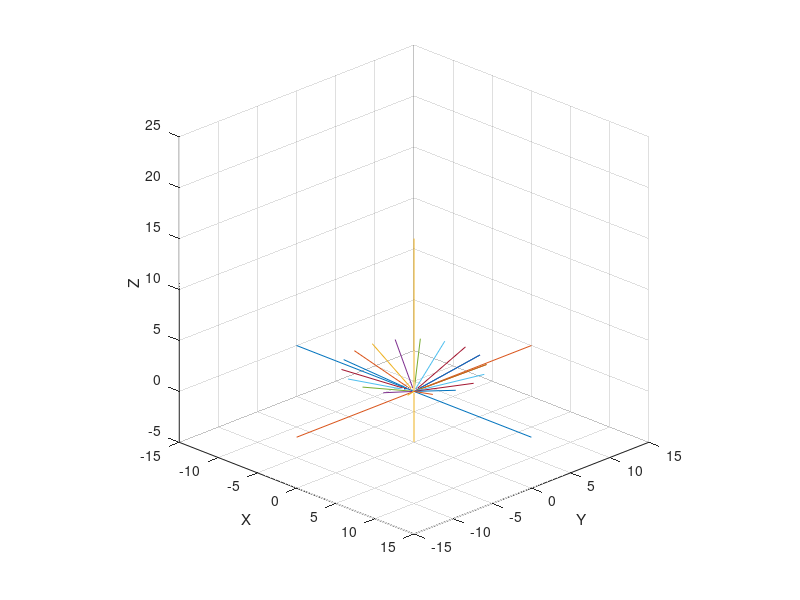

Here is the MATLAB script that generated this plot:
function [varargout] = rotat2(varargin)

clc; close all; clear all;

%==================================================%
%					SETUP
%--------------------------------------------------%

if nargin == 2
	rot=varargin{1};
	azel=varargin{2};
	do2D=0; do3D=1;
elseif nargin == 1 
	rot=varargin{1};
	azel = [-60 25];
	do2D=0; do3D=1;
else
	rot = [10 0];
	rot1 = rot;
	azel = [-60 25];
	do2D=0; do3D=1;
	sz = [2.5e-3 2.5e-3 1.6 1.2];
end




%==================================================%
%					3D ROTATION
%--------------------------------------------------%
if do3D
%------------



% STARTING ACTIN FILAMENT SETUP
%---------------------------------------------%
% unitsratio('rad', 'deg')
rad2dg = 180/pi;
dg2rad = 1/(180/pi);
rad360 = 2*pi;

% PHI THETA PSY EULER ANGLES
%---------------------------
phi = 20;			% Phi Z Rotation
tta = 0;			% Theta X Rotation
psy = 0;			% Psy Z Rotation
%---

phi=phi*dg2rad;
tta=tta*dg2rad;
psy=psy*dg2rad;


% XYZ VECTOR LOCATION
%---------------------------
Origin = [0; 0; 0];	% XYZ Origin 
Tip = [0; 0; 7];	% XYZ Tip
%---

Length = sqrt(sum((Tip - Origin).^2));
% nFils = round(rad360 / (sqrt(tta^2+phi^2+psy^2)/1.5));
% nFils = round(rad360 / tta);
nFils = 20;
%---------------------------------------------%


Origin = ARxFun(Origin, 0, 0, 0);
Tip = ARxFun(Tip, 0, (70*dg2rad), 0);


%---------------------------------------------%
Oxyz0 = Origin;
Txyz0 = Tip;
for iFil = 1:nFils
	
	[Oxyz1] = ARxFun(Oxyz0, phi, tta, psy);
	[Txyz1] = ARxFun(Txyz0, phi, tta, psy);
	
	%------------------
	% OTm = (Oxyz1 - Oxyz0);
	% Oxyz1 = Oxyz1 - OTm;
	% Txyz1 = Txyz1 - OTm;
	%------------------
	
	Oxyz(:,iFil) = Oxyz1;
	Txyz(:,iFil) = Txyz1;
	Oxyz0 = Oxyz1;
	Txyz0 = Txyz1;

end
%---------------------------------------------%


%{
%---------------------------------------------%
phi = 0;			% Phi Z Rotation
tta = -70;			% Theta X Rotation
psy = 0;			% Psy Z Rotation
phi=phi*dg2rad;
tta=tta*dg2rad;
psy=psy*dg2rad;
%---

for iFil = 1:nFils
	
	[Oxyz1] = ARxFun(Oxyz0, phi, tta, psy);
	[Txyz1] = ARxFun(Txyz0, phi, tta, psy);
	
	%------------------
	% OTm = (Oxyz1 - Oxyz0);
	% Oxyz1 = Oxyz1 - OTm;
	% Txyz1 = Txyz1 - OTm;
	%------------------
	
	Oxyz(:,iFil) = ARxFun(Oxyz(:,iFil), phi, tta, psy);
	Txyz(:,iFil) = ARxFun(Txyz(:,iFil), phi, tta, psy);
	
	% Txyz(3,iFil) = abs(Txyz(3,iFil));
	
end
%---------------------------------------------%
%}




sFilO = [-15 0 0; 0 -15 0; 0 0 -5];
sFilT = [15 0 0; 0 15 0; 0 0 15];
Oxyz = cat(2,sFilO,Oxyz);
Txyz = cat(2,sFilT,Txyz);

%---------------------------------------------%
for nfil = 1:numel(Oxyz(1,:))
OT(nfil).x = [Oxyz(1,nfil); Txyz(1,nfil)];
OT(nfil).y = [Oxyz(2,nfil); Txyz(2,nfil)];
OT(nfil).z = [Oxyz(3,nfil); Txyz(3,nfil)];
end
OTx = [OT(:).x];
OTy = [OT(:).y];
OTz = [OT(:).z];
%------------------
OTxR = abs(OTx(2,:) - OTx(1,:));
OTyR = abs(OTy(2,:) - OTy(1,:));
OTzR = abs(OTz(2,:) - OTz(1,:));
for rlen = 1:numel(OTx(1,:))
flen(rlen) = sqrt(OTxR(rlen)^2 + OTyR(rlen)^2 + OTzR(rlen)^2);
OT(rlen).flen = flen(rlen);
end
OTflen = [OT(:).flen];
disp([Length OTflen]')
%------------------


%------------------
FigAnime(OTx, OTy, OTz);
%------------------


%----------------------------------------
end
%==================================================%




%==================================================%
% OTx = [OT(:).x];
% OTy = [OT(:).y];
% OTz = [OT(:).z];
% OTflen = [OT(:).flen];
% varargout = {OTx, OTy, OTz, OTflen};

varargout = {OT};
%==================================================%

end



%{

% F1
%------------------
Oxyz1 = Origin;
Txyz1 = Tip;
% Oxyz1 = rotfun(Origin, phi, tta, psy);
% Txyz1 = rotfun(Tip, phi, tta, psy);
%------------------


% F2
%------------------
Oxyz2 = rotfun(Oxyz1, phi, tta, psy);
Txyz2 = rotfun(Txyz1, phi, tta, psy);
%---
% OTcor = (Oxyz2 - Oxyz1);
% Oxyz2 = Oxyz2 - OTcor;
% Txyz2 = Txyz2 - OTcor;
%------------------


% F3
%------------------
% Oxyz3 = rotfun(Txyz2, phi, tta, psy);
% Txyz3 = rotfun(Txyz2+1, phi, tta, psy);
% %---
% OTcor = (Oxyz3- Oxyz2);
% Oxyz3 = Oxyz3 - OTcor;
% Txyz3 = Txyz3 - OTcor;
%------------------
[Oxyz3 OARx OQ OQRx] = ARxFun(Oxyz2, phi, tta, psy);
[Txyz3 TARx TQ TQRx] = ARxFun(Txyz2, phi, tta, psy);
%------------------


% F4
%------------------
[Oxyz4 OARx OQ OQRx] = ARxFun(Oxyz3, phi, tta, psy);
[Txyz4 TARx TQ TQRx] = ARxFun(Txyz3, phi, tta, psy);
%------------------
%---
% R = Length;
% Tx = R * sind(tta) * cosd(phi) + Ox;
% Ty = R * sind(tta) * sind(phi) + Ox;
% Tz = R * cosd(tta) + Oz;
%------------------




% fDPhi = @(xyz,phi) ([cos(phi) sin(phi) 0; -sin(phi) cos(phi) 0; 0 0 1] * xyz);
% fCTta = @(xyz,tta) ([1 0 0; 0 cos(tta) sin(tta); 0 -sin(tta) cos(tta)] * xyz);
% fBPsy = @(xyz,psy) ([cos(psy) sin(psy) 0; -sin(psy) cos(psy) 0; 0 0 1] * xyz);

Tx = R * sind(tta) * cosd(phi) + Ox;
Ty = R * sind(tta) * sind(phi) + Ox;
Tz = R * cosd(tta) + Oz;

theta = (Ovec-180)*pi/180;
r = 2*ones(size(theta));
[u,v] = pol2cart(theta,r);
feather(u,v);

OTx = {OT(:).x}
OTy = {OT(:).y}
OTz = {OT(:).z}

[OTx{1}(:)]
[OTx{:}]

OTx = [OT(:).x]

% for rlen = 1:numel(xp(:,1))
% flen(rlen) = sqrt(xp(rlen,2)^2 + yp(rlen,2)^2 + zp(rlen,2)^2);
% end
% disp(flen)


view([25 25])
campos([25,-25,25])

% for rotfig = 1:10
% 	figure(Fh1)
% 	view(azel+rot)
% 	rot = rot+rot1;
% 	pause(.3)
% end

% figure(Fh1)
% axis vis3d
% for i=1:36
%    % camorbit(10,0,'camera','z')
%    camorbit(10,0,'camera','z')
%    % pause(.2)
%    drawnow
% end


a11	= cos(psi)*cos(phi) - cos(theta)*sin(phi)*sin(psi)
a12	= cos(psi)*sin(phi) + cos(theta)*cos(phi)*sin(psi)
a13	= sin(psi)*sin(theta)
a21	= -sin(psi)*cos(phi) - cos(theta)*sin(phi)*cos(psi)
a22	= -sin(psi)*sin(phi) + cos(theta)*cos(phi)*cos(psi)
a23	= cos(psi)*sin(theta)
a31	= sin(theta)*sin(phi)
a32	= -sin(theta)*cos(phi)
a33	= cos(theta)
ARx  = [a11 a12 a13; 
		a21 a22 a23; 
		a31 a32 a33];

RxA = [1 0 0; 0 cos(a) sin(a); 0 -sin(a) cos(a)];
RyB = [cos(b) 0 -sin(b); 0 1 0; sin(b) 0 cos(b)];
RzG = [cos(g) sin(g) 0; -sin(g) cos(g) 0; 0 0 1];


RdPhi = [1			0			0;
		 0			cos(Phi)	sin(Phi);
		 0			-sin(Phi)	cos(Phi)]
	 
RcTta = [cos(Tta)	0			-sin(Tta); 
		 0			1			0; 
		 sin(Tta)	0			cos(Tta)]
	 
RbPsi = [cos(Psi)	sin(Psi)	0; 
		 -sin(Psi)	cos(Psi)	0; 
		 0			0			1]

RaMx  = [a11 a12 a13; 
		 a21 a22 a23; 
		 a31 a32 a33];


      |
      |
      |     /|
      |    / |
      | ? /  |
      |  /   |
      | /    |
      |/_____|_________
     /  \    |
    /     \  |
   /  ?     \|   
  /
 /
/

% radPdeg = unitsratio('radian', 'degrees')
% degPrad = unitsratio('degrees', 'radian')

% 2D Rotation Matrix
% R2dMx = [cos(Tta) -sin(Tta); sin(Tta) cos(Tta)];
% fR2dMx = @(ang) [cos(ang) -sin(ang); sin(ang) cos(ang)];
% fR2dMx(Tta)

r = vrrotvec([1 1 1],[1 2 3])

ax = 1
ay = 1
az = 1
t = 70

M = makehgtform('xrotate',t) 
M = makehgtform('yrotate',t) 
M = makehgtform('zrotate',t) 
M = makehgtform('axisrotate',[ax,ay,az],t) 

M = makehgtform('xrotate',t) returns a transform that rotates around the x-axis by t radians.
M = makehgtform('yrotate',t) returns a transform that rotates around the y-axis by t radians.
M = makehgtform('zrotate',t) returns a transform that rotates around the z-axis by t radians.
M = makehgtform('axisrotate',[ax,ay,az],t) Rotate around axis [ax ay az] by t radians.


? (or phi ? ?) alpha is the angle between the x axis and the N axis.
? (or theta ?) beta is the angle between the z axis and the Z axis.
? (or psi ?) gamma is the angle between the N axis and the X axis.

This definition implies that:

? represents a rotation around the z axis,
? represents a rotation around the N axis,
? represents a rotation around the Z axis.

for ? and ?, the range is defined modulo 2? radians. A valid range could be [??,??].
for ?, the range covers ? radians (but is not modulo ?)

? = atan2(z1, -z2)
? = arccos(Z3)
? = atan2(X3, Y3)

[x,y,z] = sph2cart(THETA,PHI,R)

xyzO = [0;
		0;
		0];

xyzT = [5;
		5;
		5];

xyzA = [45;
		20;
		70];

RxA = [1 0 0; 0 cos(a) sin(a); 0 -sin(a) cos(a)];
RyB = [cos(b) 0 -sin(b); 0 1 0; sin(b) 0 cos(b)];
RzG = [cos(g) sin(g) 0; -sin(g) cos(g) 0; 0 0 1];


% RdPhi = [1 0 0; 0 cos(Phi) sin(Phi); 0 -sin(Phi) cos(Phi)];
% RcTta = [cos(Tta) 0 -sin(Tta); 0 1 0; sin(Tta) 0 cos(Tta)];
% RbPsi = [cos(Psi) sin(Psi) 0; -sin(Psi) cos(Psi) 0; 0 0 1];

% RaMx  = [	a11 a12 a13 ; 
%			a21 a22 a23 ; 
%			a31 a32 a33 ];


% nO1 = fDPhi(Oxyz,zPhi)
% nO2 = fCTta(nO1,xTta)
% nO3 = fBPsy(nO2,zPsy)
% nT1 = fDPhi(Txyz,zPhi)
% nT2 = fCTta(nT1,xTta)
% nT3 = fBPsy(nT2,zPsy)

% nO4 = fDPhi(nO3,zPhi)
% nO5 = fCTta(nO4,xTta)
% nO6 = fBPsy(nO5,zPsy)
% nO6 = nT3;
% nT4 = fDPhi(nT3,zPhi)
% nT5 = fCTta(nT4,xTta)
% nT6 = fBPsy(nT5,zPsy)

% xp = [origin0 tip0; 
%       origin1 tip1]
% xp = [Oxyz(1) Txyz(1); nO3(1) nT3(1); nO6(1) nT6(1)];
% yp = [Oxyz(2) Txyz(2); nO3(2) nT3(2); nO6(2) nT6(2)];
% zp = [Oxyz(3) Txyz(3); nO3(3) nT3(3); nO6(3) nT6(3)];


% Set or get the value of the camera view angle
% camva
% to half or double the zoom use: camzoom(.5) or camzoom(2)
% camzoom(.5)

% vis3d
% campos([-10,-25,25])
% camzoom(.12)


%------------------
% Tx = R * sind(tta) * cosd(phi) + Ox;
% Ty = R * sind(tta) * sind(phi) + Ox;
% Tz = R * cosd(tta) + Oz;

Oxyz3 = Txyz2;
R = 14.1421;

Tx = R * sind(phi) * cosd(tta) + Oxyz3(1);
Ty = R * sind(phi) * sind(tta) + Oxyz3(2);
Tz = R * cosd(phi) + Oxyz3(3);

Txyz3 = [Tx Ty Tz]';

% Txyz3 = rotfun([Tx Ty Tz]', phi, tta, psy);
%------------------


%------------------
% Tx = R * sin(tta) * cos(phi) + Ox;
% Ty = R * sin(tta) * sin(phi) + Ox;
% Tz = R * cos(tta) + Oz;
keyboard
n = ones(3);
p = ones(3);
nxyz = cos(phi) * eye(3) + (1 - cos(p)) * (n.*n) + sin(p) *... 
[0 n(3) -n(2); -n(3) 0 n(1); n(2) -n(1) 0]
%------------------

%}



%==================================================%
%				ROTATION FUNCTION
%--------------------------------------------------%
function [fBPsy] = rotfun(xyz, phi, tta, psy)

fDPhi = ([cos(phi) sin(phi) 0; -sin(phi) cos(phi) 0; 0 0 1] * xyz);
fCTta = ([1 0 0; 0 cos(tta) sin(tta); 0 -sin(tta) cos(tta)] * fDPhi);
fBPsy = ([cos(psy) sin(psy) 0; -sin(psy) cos(psy) 0; 0 0 1] * fCTta);

end


%==================================================%
%				FIGURE SETUP FUNCTION
%--------------------------------------------------%
function [varargout] = FigSetup(varargin)

scsz = get(0,'ScreenSize');


if nargin == 1 
	Fnum=varargin{1};
	pos = scsz./[2.5e-3 2.5e-3 1.5 2];
elseif nargin == 2
	Fnum=varargin{1};
	pos=scsz./varargin{2};
else
	Fnum=1;
	pos = scsz./[2.5e-3 2.5e-3 1.5 2];
end

Fh = figure(Fnum);
set(gcf,'OuterPosition',pos,'Color',[.9,.9,.9])
varargout = {Fh};

end



%==================================================%
%				FIGURE SETUP FUNCTION
%--------------------------------------------------%
function [varargout] = FigAnime(OTx, OTy, OTz, varargin)


%----------------------------------------
%		FIGURE SETUP
%----------------------------------------
sz = [2.5e-3 2.5e-3 1.6 1.2];
Fh1 = FigSetup(1,sz);
%------------
figure(Fh1)
plot3(OTx,OTy,OTz)
axis([-15 15 -15 15 -5 25])
xlabel('X');ylabel('Y');zlabel('Z');
grid on;


% figure(Fh1)
camP0 = campos;
camT0 = camtarget;

nfram = 50;
cxp = linspace(-10,25,nfram);
for cf = 1:nfram
    campos([cxp(cf),-25,25])
    drawnow
	pause(.02)
end


% figure(Fh1)
camP1 = campos;
camT1 = camtarget;



% camT = camT1+5;
camT = camT1;
cTx = 5;
cTy = -5;
cTz = 10;
nfram = 30;
cxt = fliplr(linspace(camT(1)-cTx,camT(1),nfram));
cyt = fliplr(linspace(camT(2)-cTy,camT(2),nfram));
czt = fliplr(linspace(camT(3)-cTz,camT(3),nfram));
cxt = [cxt fliplr(cxt)];
cyt = [cyt fliplr(cyt)];
czt = [czt fliplr(czt)];

for cf = 1:nfram*2
	camtarget([cxt(cf),cyt(cf),czt(cf)])
    drawnow
	pause(.01)
end


% figure(Fh1)
% campos(camP1)
% camtarget(camT1)

% [cpxyz] = campos;
% nfram = 50;
% cxp = linspace(0,2,nfram);
% for cf = 1:nfram
%     campos([cxp(cf),-25,25])
%     drawnow
% 	pause(.03)
% end


figure(Fh1)
view(0,0)
pause(1)
view(0,90)
pause(1)
view(90,0)
pause(1)
view(18,28)

varargout = {campos, camtarget};

end





%==================================================%
%				ROTATION FUNCTION
%--------------------------------------------------%
function [Rxyz varargout] = ARxFun(xyz, phi, tta, psy)

%---------------------------
Dphi = ([cos(phi) sin(phi) 0; -sin(phi) cos(phi) 0; 0 0 1] * xyz);
Ctta = ([1 0 0; 0 cos(tta) sin(tta); 0 -sin(tta) cos(tta)] * Dphi);
Bpsy = ([cos(psy) sin(psy) 0; -sin(psy) cos(psy) 0; 0 0 1] * Ctta);
%---
ERx = Bpsy;
%---------------------------


%---------------------------
Q = [
(cos(psy)*cos(tta)*cos(phi) - sin(psy)*sin(phi)),...
(sin(psy)*cos(tta)*cos(phi) + cos(psy)*sin(phi)), (-sin(tta)*cos(phi));
(-cos(psy)*cos(tta)*sin(phi) - sin(psy)*cos(tta)),...
(-sin(psy)*cos(tta)*sin(phi) + cos(psy)*cos(phi)), (sin(tta)*sin(phi));
(cos(psy)*sin(tta)), (sin(psy)*sin(tta)), (cos(tta))];
%---
QRx = Q*xyz;
%---------------------------


%---------------------------
a11	= cos(psy)*cos(phi) - cos(tta)*sin(phi)*sin(psy);
a12	= cos(psy)*sin(phi) + cos(tta)*cos(phi)*sin(psy);
a13	= sin(psy)*sin(tta);
a21	= -sin(psy)*cos(phi) - cos(tta)*sin(phi)*cos(psy);
a22	= -sin(psy)*sin(phi) + cos(tta)*cos(phi)*cos(psy);
a23	= cos(psy)*sin(tta);
a31	= sin(tta)*sin(phi);
a32	= -sin(tta)*cos(phi);
a33	= cos(tta);
AMx  = [a11 a12 a13;
		a21 a22 a23; 
		a31 a32 a33];
%---
ARx = AMx * xyz;
%---------------------------


%---------------------------
Rxyz = ERx;
Rxyz = QRx;
Rxyz = ARx;
%---------------------------
varargout = {ARx, QRx, ERx};

end



function [t1 t2 t3] = EulerAng(A,rotSet,space)
%INPUT
% A 3x3 Direction Cosine Matrix
% rotSet 1x3 (or 3x1) array of rotation axes to use
% space logical, true for Space rotation, false for Body
%OUTPUT
% t1,t2,t3 Euler angles (in radians)
% assumes Body rotations unless told otherwise

% n = length(unique(rotSet));
n = numel(rotSet);


if ~exist('space','var')
	space = false; 
end


ax2neginds = [8 ,3 ,4]; %negative elements for 2 axis rotations
i = rotSet(1); j = rotSet(2);

switch n
	case 3
		A = A .* [1 -1 1; 1 1 -1; -1 1 1];
		if space, A = A.';end
		k = rotSet (3);
		c2 = sqrt(A(i,i)^2 + A(i,j)^2);
		t1 = atan2(A(j,k) / c2,A(k,k) / c2);
		t2 = atan2(A(i,k),c2);
		t3 = atan2(A(i,j) / c2,A(i,i) / c2);
	case 2
		A(ax2neginds(j)) = -A(ax2neginds(j));
		if space, A = A.';end
		p = 6 - (i+j); %element missing from rotSet
		s2 = sqrt(A(i,p)^2 + A(i,j)^2);
		t1 = atan2(A(j,i) / s2,A(p,i) / s2);
		t2 = atan2(s2,A(i,i));
		t3 = atan2(A(i,j) / s2,A(i,p) / s2);
end

end









